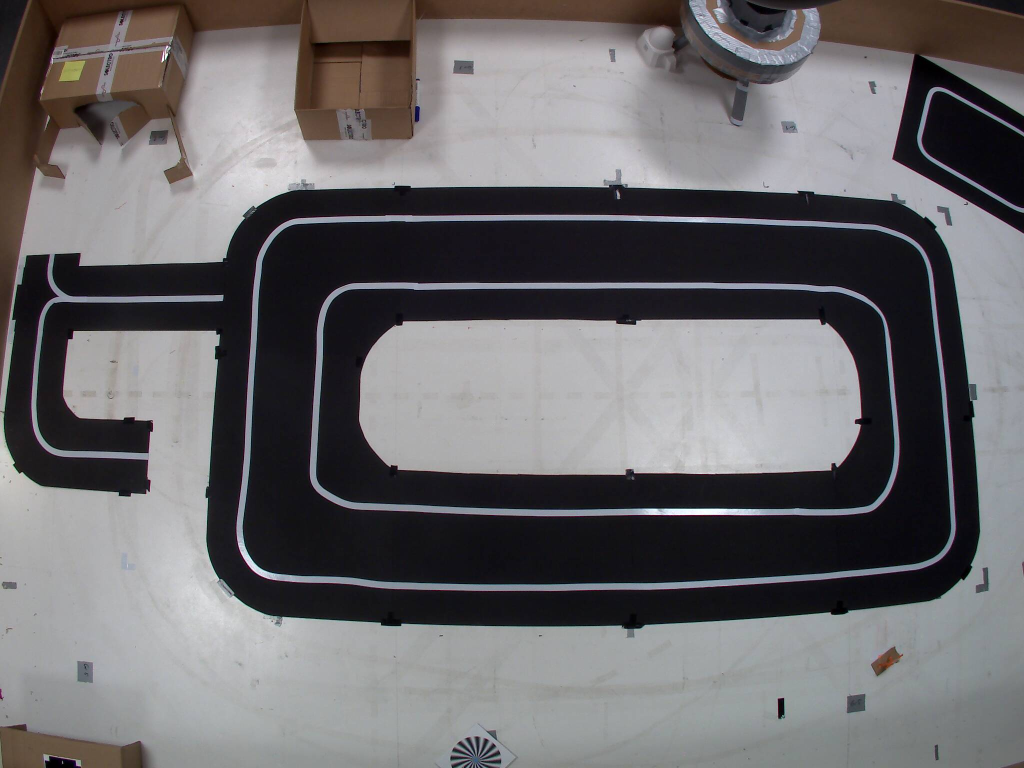
#> input picture image.jpg, 2048 x 1536 px, found by its file name (shown at 1/2 size)
$ python gpsImagetest.py
#> lines starting #> are read from the running program, lines starting #| are printed output that depends on the picture; after the words box and inside, x2 and y2 are one past the last pixel; in counts of white or black regions, pixels touching at a corner belong together
from __future__ import print_function
import cv2 as cv
import wget
import numpy as np
import urllib3

def download_image(url,save_as):
    http = urllib3.PoolManager()
    response = http.request('GET',url)
    with open(save_as, 'wb') as file:
        file.write(response.data)

url = 'http://192.168.1.2/axis-cgi/jpg/image.cgi'
save = 'image.jpg'

erode_filter = np.ones((9,9),np.uint8)
while True:
    download_image(url,save)
#> (the call stopped at in download_image, `http = urllib3.PoolManager()`: urllib3 is not available in this run)
    img = cv.imread(save)
#> img is the input picture: shape (1536, 2048, 3); mean B, G, R 107.4, 105.2, 107.1
    frame_HSV = cv.cvtColor(img, cv.COLOR_BGR2HSV)
#> frame_HSV: shape (1536, 2048, 3); mean H, S, V 102.8, 37.7, 111.1
    #frame_threshold = cv.inRange(frame_HSV, (110, 80, 80), (130, 255, 255))
    frame_threshold = cv.inRange(frame_HSV, (0, 0, 0), (255, 255, 50))
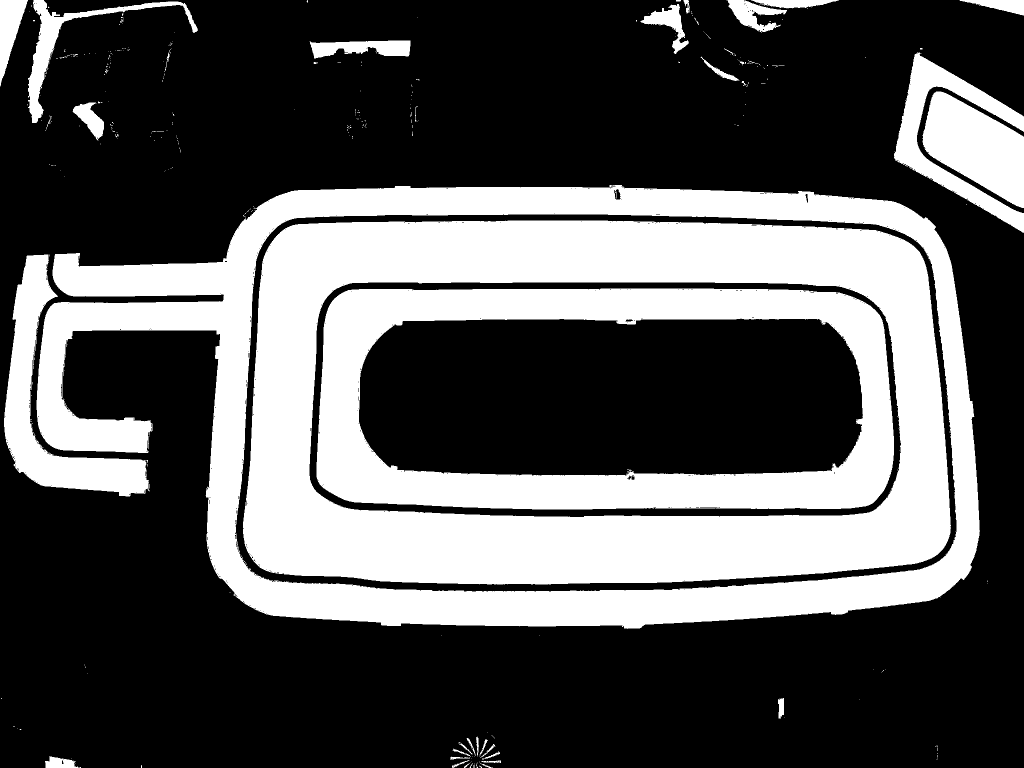
#> frame_threshold: shape (1536, 2048) (shown at 1/2 size); 34% white; 375 white regions (331 under 20 px), largest, box (x1, y1, x2, y2) and area: (486, 441, 1902, 1169) 437455, (73, 370, 1960, 1258) 313338, (633, 577, 1788, 1019) 193994
    frame_threshold = cv.erode(frame_threshold,erode_filter)
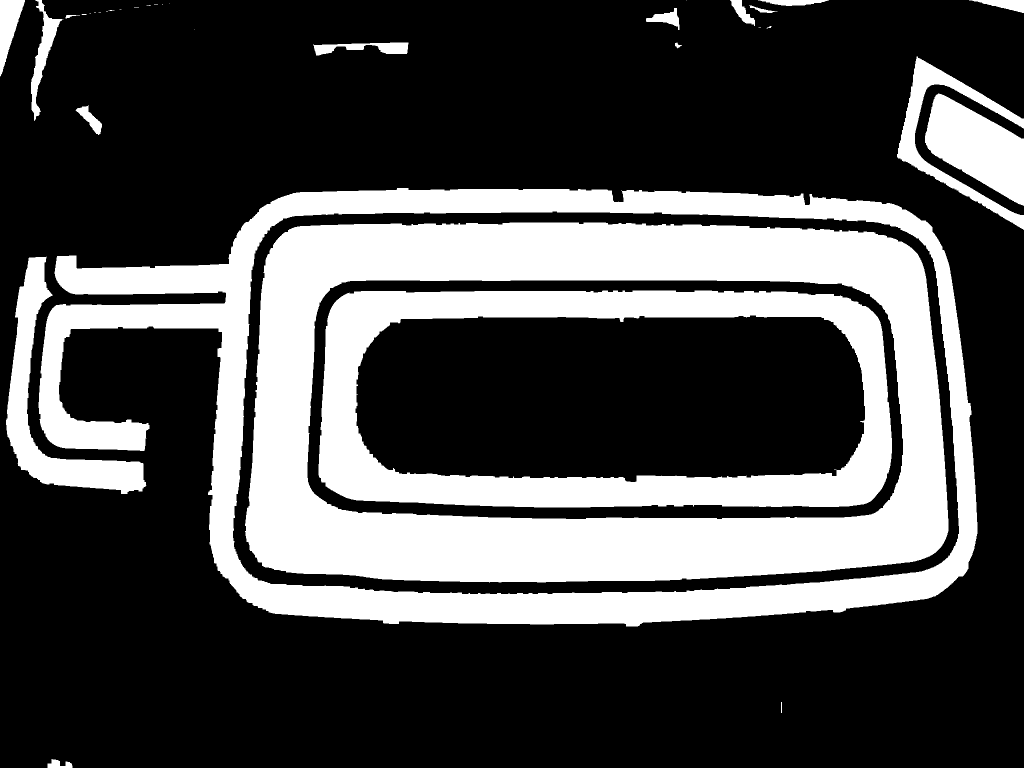
#> frame_threshold: shape (1536, 2048) (shown at 1/2 size); 29.4% white; 35 white regions (15 under 20 px), largest, box (x1, y1, x2, y2) and area: (490, 445, 1897, 1165) 405414, (77, 376, 1955, 1253) 262705, (637, 581, 1784, 1015) 167472
    frame_threshold = cv.dilate(frame_threshold,erode_filter)
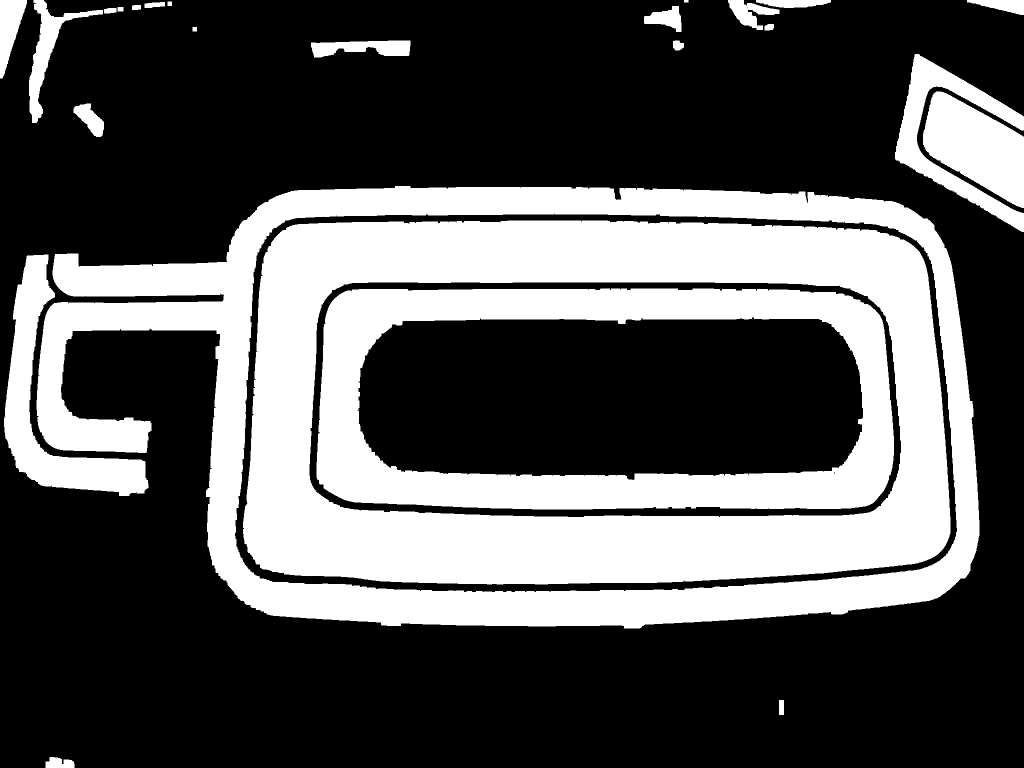
#> frame_threshold: shape (1536, 2048) (shown at 1/2 size); 33.6% white; 25 white regions, largest, box (x1, y1, x2, y2) and area: (486, 441, 1901, 1169) 436526, (73, 372, 1959, 1257) 310985, (633, 577, 1788, 1019) 192296
    frame_threshold = cv.circle(frame_threshold,(567,532),radius=10,color=(100,255,255),thickness=-1)
#> frame_threshold: shape (1536, 2048); 0.01% of pixels changed, all inside (x1, y1, x2, y2) = (557, 522, 578, 543)
    frame_threshold = cv.circle(frame_threshold,(1000,1000),radius=10,color=(100,255,255),thickness=-1)
#> frame_threshold: shape (1536, 2048); min 0, max 255, mean 85.7
    cv.imshow("Threshold", frame_threshold)
    key = cv.waitKey(30)
#> (key q is pressed here)
    if key == ord('q') or key == 27:
        break
cv.destroyAllWindows()
#filename = wget.download(url, out="image.jpg")
